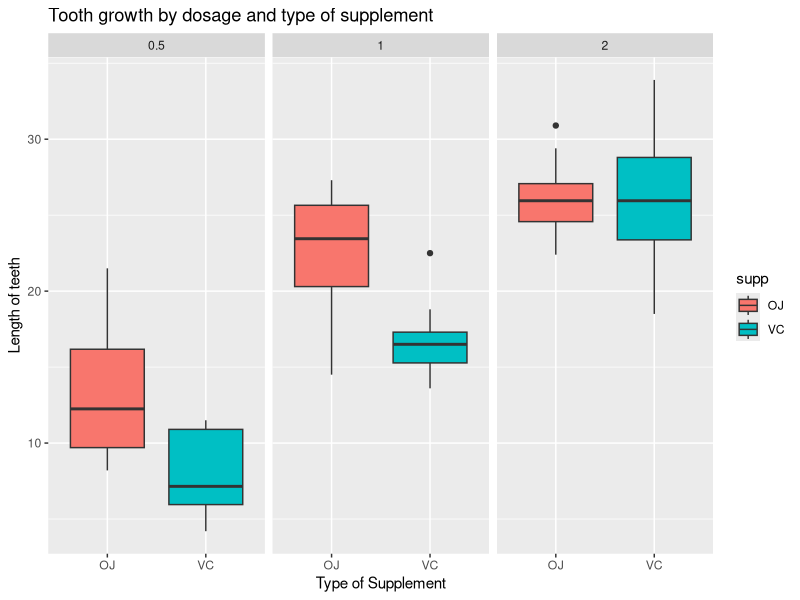

Generate this figure with R:
## ---- chunk 1
knitr::opts_chunk$set(echo = FALSE)
## ---- chunk 2
        # Load data and libraries        
                data(ToothGrowth)        
                library(ggplot2)
                library(dplyr)
## ---- chunk 3
        # Summary of data        
        summary(ToothGrowth)
        str(ToothGrowth)
        unique(ToothGrowth$dose)
        head(ToothGrowth, 3)
## ---- chunk 4
        # Boxplot of teeth length against supplement for each dose
        ggplot(data = ToothGrowth, aes(x = supp, y = len)) +
                geom_boxplot(aes(fill = supp)) +
                facet_wrap(~ dose) +
                labs(title = "Tooth growth by dosage and type of supplement", 
                     x = "Type of Supplement", y = "Length of teeth")
## ---- chunk 5
        # Comparing effects of supplement type on tooth growth
                oj <- ToothGrowth$len[ToothGrowth$supp == 'OJ']
                vc <- ToothGrowth$len[ToothGrowth$supp == 'VC']
                t.test(oj, vc, alternative = "greater")
## ---- chunk 6
        g1 <- filter(ToothGrowth, supp == "OJ", dose == 0.5)$len
        g2 <- filter(ToothGrowth, supp == "OJ", dose == 1.0)$len
        t.test(g2, g1, alternative = "greater")$p.value
## ---- chunk 7
        g1 <- filter(ToothGrowth, supp == "OJ", dose == 1.0)$len
        g2 <- filter(ToothGrowth, supp == "OJ", dose == 2.0)$len
        t.test(g2, g1, alternative = "greater")$p.value
## ---- chunk 8
        g1 <- filter(ToothGrowth, supp == "VC", dose == 0.5)$len
        g2 <- filter(ToothGrowth, supp == "VC", dose == 1.0)$len
        t.test(g2, g1, alternative = "greater")$p.value
## ---- chunk 9
        g1 <- filter(ToothGrowth, supp == "VC", dose == 1.0)$len
        g2 <- filter(ToothGrowth, supp == "VC", dose == 2.0)$len
        t.test(g2, g1, alternative = "greater")$p.value
